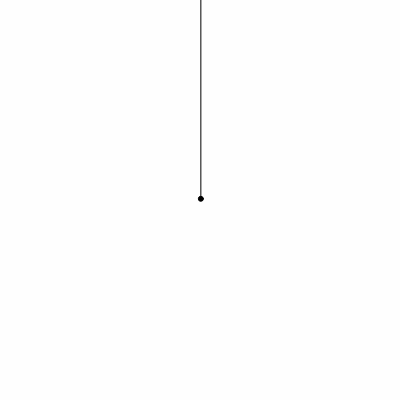
Frame 1 (no input)
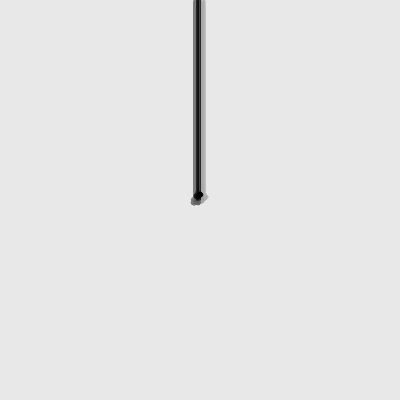
Frame 60 (no input)
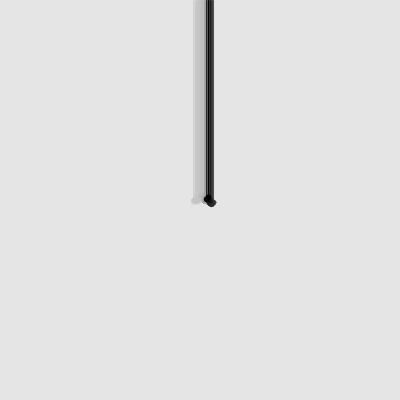
Frame 120 (the mouse pressed at the canvas centre since frame 60)

The p5.js sketch that drew these frames (run headless with seeded random() and noise() and a simulated clock; from frame 60 on, the mouse is pressed at the canvas centre):

// p5.js sketch
// ── sketch.js
let rx,ry;
function setup() {
  createCanvas(400, 400);
  rx= width/2;
  ry= height/2;
  step=2;
  fill(0);
}

function draw() {
  background(220,10);
let x = random(-step,step);
let y = random(-step,step);

  rx+=x;
  ry +=y;

ellipse(rx,ry,5,5)

line(rx,height/2,rx,y);
}
